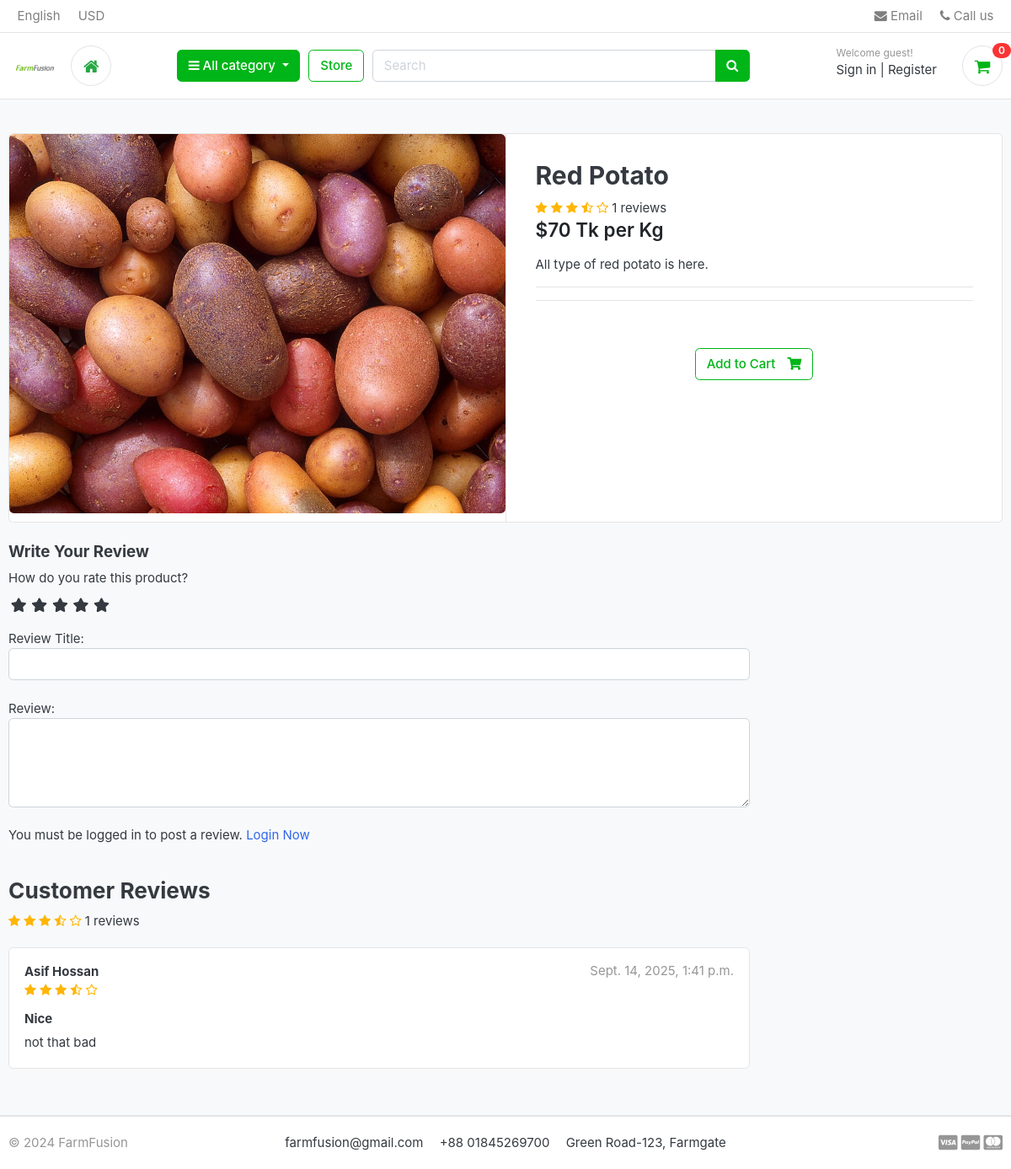
Page /store/store/potato/red-potato/ on the committed database.
### store/models.py (models this page shows, shortened)
class Product(models.Model):
    product_name=models.CharField(max_length=200,unique=True)
    slug = models.SlugField(max_length=200,unique=True)
    description = models.TextField(max_length=500,unique=True)
    price = models.IntegerField()
    images = models.ImageField(upload_to='photos/products')
    stock = models.DecimalField(max_digits=10, decimal_places=2)
    is_available = models.BooleanField(default=True)
    category=models.ForeignKey(Category,on_delete=models.CASCADE)
    created_date = models.DateTimeField(auto_now_add=True)
    modified_date = models.DateTimeField(auto_now=True)
    def averageReview(self):
        reviews = ReviewRating.objects.filter(product=self,status=True).aggregate(average=Avg('rating'))
        avg=0
        if reviews['average'] is not None:
            avg = float(reviews['average'])
        return avg
    def countReview(self):
        reviews = ReviewRating.objects.filter(product=self, status=True).aggregate(count=Count('rating'))
        count = 0
        if reviews['count'] is not None:
            count = int(reviews['count'])
        return count

class ReviewRating(models.Model):
    product = models.ForeignKey(Product,on_delete=models.CASCADE)
    user = models.ForeignKey(Account, on_delete=models.CASCADE)
    subject = models.CharField(max_length=100,blank=True)
    review = models.TextField(max_length=200,blank=True)
    rating = models.FloatField()
    ip = models.CharField(max_length=20,blank=True)
    status = models.BooleanField(default=True)
    created_at = models.DateTimeField(auto_now_add=True)
    updated_at = models.DateTimeField(auto_now=True)

### accounts/models.py (models this page shows, shortened)
class Account(AbstractBaseUser):
    first_name = models.CharField(max_length=50)
    last_name = models.CharField(max_length=50)
    username = models.CharField(max_length=50, unique=True)
    email = models.EmailField(max_length=20,unique=True)
    phone_number = models.CharField(max_length=50)
    date_joined = models.DateTimeField(auto_now_add = True)
    last_login = models.DateTimeField(auto_now_add=True)
    is_admin = models.BooleanField(default=False)
    is_staff = models.BooleanField(default=False)
    is_active = models.BooleanField(default=False)
    is_superadmin = models.BooleanField(default=False)
    USERNAME_FIELD ='email'
    REQUIRED_FIELDS = ['username','first_name','last_name']
    objects= MyAccountManager()
    def full_name(self):
        return f'{self.first_name} {self.last_name}'

### store/views.py (the view)
# urls.py: path('store/<slug:category_slug>/<slug:product_slug>/', views.product_detail, name='product_detail'),
def product_detail(request, category_slug, product_slug):
    single_product = get_object_or_404(Product, category__slug=category_slug, slug=product_slug, is_available=True)
    reviews = ReviewRating.objects.filter(product=single_product, status=True)
    context = {
        'single_product': single_product,
        'reviews': reviews,
    }
    return render(request, 'store/product_detail.html', context)

### carts/context_processors.py (called while the page is built)
def counter(request):
    cart_count =0
    if 'admin' in request.path:
        return{}
    else:
        try:
            cart = Cart.objects.filter(cart_id = _cart_id(request))
            cart_items = CartItem.objects.all().filter(cart=cart[:1])
            for cart_item in cart_items:
                cart_count += cart_item.quantity
        except Cart.DoesNotExist:
            cart_count = 0
    return dict(cart_count=cart_count)

### carts/views.py (called while the page is built)
def _cart_id(request):
    cart = request.session.session_key
    if not cart:
        cart = request.session.create()
    return cart

### category/context_processors.py (called while the page is built)
def menu_links(request):
    links = Category.objects.all()
    return dict(links=links)

### category/models.py (called while the page is built)
    def get_url(self):
        return reverse('products_by_category',args=[self.slug])

### templates/store/product_detail.html (shortened to what this page needs)
{% extends 'base.html' %}
{% load static %}
{% block content %}
<section class="section-content padding-y bg">
<div class="container">
<div class="card">
	<div class="row no-gutters">
		<aside class="col-md-6">
<article class="gallery-wrap">
	<div class="img-big-wrap">
	   <a href="#"><img src="{{ single_product.images.url }}"></a>
	</div>
</article>
		</aside>
		<main class="col-md-6 border-left">
			<form action="{% url 'add_cart' single_product.id %}" method="get">
<article class="content-body">
<h2 class="title">{{ single_product.product_name }}</h2>
	      <div class="rating-star">
					<span>
						<i class="fa fa-star{% if single_product.averageReview < 0.5 %}-o{% elif single_product.averageReview >= 0.5 and single_product.averageReview < 1 %}-half-o {% endif %}" aria-hidden="true"></i>
						<i class="fa fa-star{% if single_product.averageReview < 1.5 %}-o{% elif single_product.averageReview >= 1.5 and single_product.averageReview < 2 %}-half-o {% endif %}" aria-hidden="true"></i>
						<i class="fa fa-star{% if single_product.averageReview < 2.5 %}-o{% elif single_product.averageReview >= 2.5 and single_product.averageReview < 3 %}-half-o {% endif %}" aria-hidden="true"></i>
						<i class="fa fa-star{% if single_product.averageReview < 3.5 %}-o{% elif single_product.averageReview >= 3.5 and single_product.averageReview < 4 %}-half-o {% endif %}" aria-hidden="true"></i>
						<i class="fa fa-star{% if single_product.averageReview < 4.5 %}-o{% elif single_product.averageReview >= 4.5 and single_product.averageReview < 5 %}-half-o {% endif %}" aria-hidden="true"></i>
						<span>{{ single_product.countReview}} reviews</span>
					</span>
		  </div>
<div class="mb-3">
	<var class="price h4">${{ single_product.price }} Tk per Kg</var>
</div>
<p>{{ single_product.description }}</p>
<hr>
	<hr>
	{% if single_product.stock <= 0%}
	<div style="height: 15vh; display: flex; justify-content: center; align-items: center;">
  <h3 class="btn btn-danger" style="text-align: center;">
    <span class="text">Out of Stock </span>
  </h3>
     </div>
	{% else %}
	   {% if in_cart %}
	          <div style="height: 15vh; display: flex; justify-content: center; align-items: center; gap: 15px;">
                 <a href="#" class="btn btn-warning">
                    <span class="text">Added to Cart</span>
                    <i class="fas fa-check"></i>
                 </a>
                 <a href="{% url 'cart' %}" class="btn btn-outline-success">
                     <span class="text">View Cart</span>
					 <i class="fas fa-eye"></i>
                 </a>
			  </div>
	   {% else %}
	<div style="height: 15vh; display: flex; justify-content: center; align-items: center;">
  <button type="submit" class="btn btn-outline-success" style="text-align: center;">
    <span class="text">Add to Cart</span>
    <i class="fas fa-shopping-cart"></i>
  </button>
     </div>
	   {% endif %}
	{% endif %}
</article>
			</form>
		</main>
	</div>
</div>
<br>
<div class="row">
			<div class="col-md-9">
	<form action="{% url 'submit_review' single_product.id %}" method="POST">
		<h5>Write Your Review </h5>
		<div>
			<label>How do you rate this product?</label>
			<br>
			<div class="rate">
				<input type="radio" name="rating" id="rating10" value="5" required/><label for="rating10" title="5"></label>
				<input type="radio" name="rating" id="rating8" value="4" required/><label for="rating8" title="4"></label>
				<input type="radio" name="rating" id="rating6" value="3" required/><label for="rating6" title="3"></label>
				<input type="radio" name="rating" id="rating4" value="2" required/><label for="rating4" title="2"></label>
				<input type="radio" name="rating" id="rating2" value="1" required/><label for="rating2" title="1"></label>
			</div>
			<br>
			Review Title:
			<input type="text" class="form-control" name="subject">
			<br>
			Review:
			<textarea name="review" rows="4" class="form-control" ></textarea>
			<br>
			{% if user.is_authenticated %}
			<input type="submit" value="Submit Review" class="btn btn-success">
			{% else %}
			<p>You must be logged in to post a review. <span><a href="{%url 'login' %}">Login Now</a></span></p>
			{% endif %}
		</div>
	</form>
<br>
				<header class="section-heading">
		           <h3>Customer Reviews </h3>
					<div class="rating-star">
					<span>
						<i class="fa fa-star{% if single_product.averageReview < 0.5 %}-o{% elif single_product.averageReview >= 0.5 and single_product.averageReview < 1 %}-half-o {% endif %}" aria-hidden="true"></i>
						<i class="fa fa-star{% if single_product.averageReview < 1.5 %}-o{% elif single_product.averageReview >= 1.5 and single_product.averageReview < 2 %}-half-o {% endif %}" aria-hidden="true"></i>
						<i class="fa fa-star{% if single_product.averageReview < 2.5 %}-o{% elif single_product.averageReview >= 2.5 and single_product.averageReview < 3 %}-half-o {% endif %}" aria-hidden="true"></i>
						<i class="fa fa-star{% if single_product.averageReview < 3.5 %}-o{% elif single_product.averageReview >= 3.5 and single_product.averageReview < 4 %}-half-o {% endif %}" aria-hidden="true"></i>
						<i class="fa fa-star{% if single_product.averageReview < 4.5 %}-o{% elif single_product.averageReview >= 4.5 and single_product.averageReview < 5 %}-half-o {% endif %}" aria-hidden="true"></i>
						<span>{{ single_product.countReview}} reviews</span>
					</span>
				    </div>
			</header>
{% for review in reviews %}
	<article class="box mb-3">
		<div class="icontext w-100">
			<div class="text">
				<span class="date text-muted float-md-right">{{ review.updated_at }} </span>
				<h6 class="mb-1">{{review.user.full_name}} </h6>
				<div class="rating-star">
					<span>
						<i class="fa fa-star{% if review.rating == 0.5 %}-half-o{% elif review.rating < 1%}-o{% endif %}" aria-hidden="true"></i>
						<i class="fa fa-star{% if review.rating == 1.5 %}-half-o{% elif review.rating < 2%}-o{% endif %}" aria-hidden="true"></i>
						<i class="fa fa-star{% if review.rating == 2.5 %}-half-o{% elif review.rating < 3%}-o{% endif %}" aria-hidden="true"></i>
						<i class="fa fa-star{% if review.rating == 3.5 %}-half-o{% elif review.rating < 4%}-o{% endif %}" aria-hidden="true"></i>
						<i class="fa fa-star{% if review.rating == 4.5 %}-half-o{% elif review.rating < 5%}-o{% endif %}" aria-hidden="true"></i>
					</span>
				</div>
			</div>
		</div>
		<div class="mt-3">
			<h6>{{ review.subject }}</h6>
			<p>
				{{ review.review }}
			</p>
		</div>
	</article>
{% endfor %}
	</div>
</div>
</div>
</section>
{% endblock %}

### static/css/ui.css (style rules this page uses)
html { font-family: "Inter", sans-serif; font-size: 15px; }
.content-body { flex: 1 1 auto; padding: 2rem 2.3rem; }
.padding-y { padding-top: 40px; padding-bottom: 40px; }
var { font-style: normal; }
article:after, .form-group:after { display: block; clear: both; content: ""; }
.bg { background-color: #f8f9fa; }
.section-heading { margin-bottom: 20px; margin-top: 15px; }
p:last-child { margin-bottom: 0; }
.btn .text + i { margin-left: 10px; }
.icontext { display: inline-flex; align-items: center; vertical-align: middle; }
.icontext .text { width: 100%; line-height: 1.2; }
.price { font-weight: 600; color: #212529; }
.box { padding: 18px; background: #fff; border-radius: 0.37rem; border: 1px solid #e4e4e4; }
.gallery-wrap .img-big-wrap { margin-bottom: 10px; border-radius: 0.37rem; overflow: hidden; background-color: #fff; }
.gallery-wrap .img-big-wrap a { text-align: center; display: block; }
.gallery-wrap .img-big-wrap img { height: 450px; width: auto; display: inline-block; }

### farmfusion/static/css/custom.css (style rules this page uses)
.rate { display : inline-block; border:0; }
.rate > label { float : right; }
.rate > label:before { display: inline-block; font-size: 1.1rem; font-family: "Font Awesome 5 Free"; font-weight: 900; content: "\f005"; margin: 0; padding: 0.3rem .2rem; cursor: pointer; }
.rating-star i { color: #ffb503 !important; }

### rows in the picture
Product: images (picture), product_name "Red Potato", countReview "1", price "70", description "All type of red potato is here."
ReviewRating: updated_at "Sept. 14, 2025, 1:41 p.m.", user.full_name "Asif Hossan", rating 3.5 (drawn), subject "Nice", review "not that bad"

### other values in the picture
{{ cart_count }} "0"
